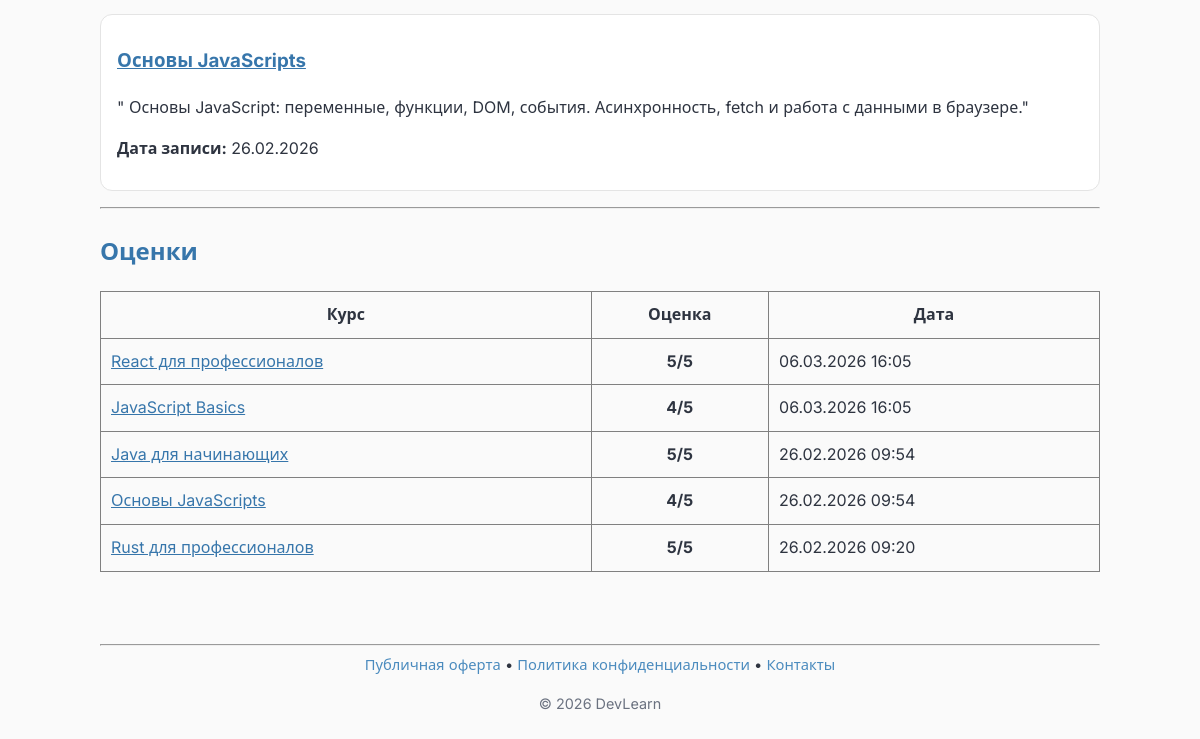
Page /ru/courses/students/8/ (signed in, lower part) on the earlier database version.
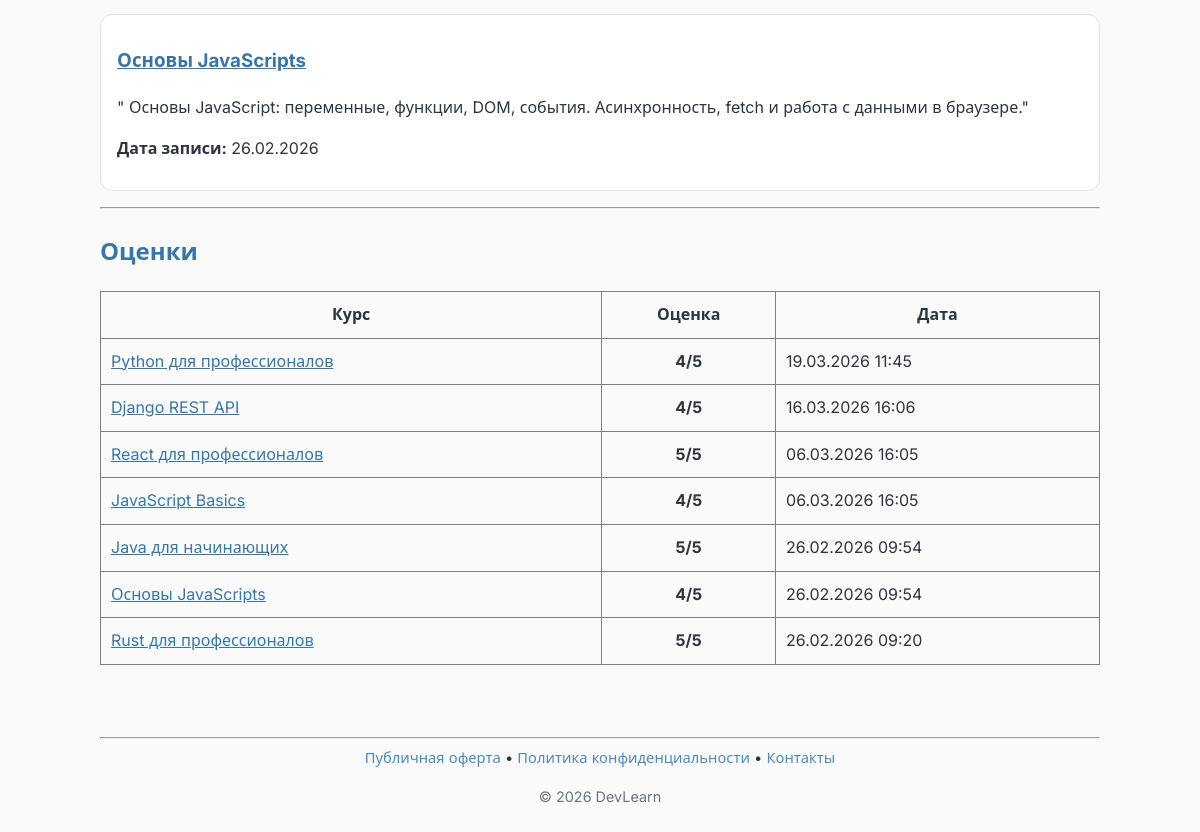
Same page on the later database version.
### courses/models.py (models this page shows, shortened)
class Enrollment(models.Model):
    student = models.ForeignKey(
        settings.AUTH_USER_MODEL,
        on_delete=models.CASCADE,
        related_name="enrollments",
        verbose_name="Студент",
    )
    course = models.ForeignKey(
        Course,
        on_delete=models.CASCADE,
        related_name="enrollments",
        verbose_name="Курс",
    )
    enrolled_at = models.DateTimeField(auto_now_add=True)
    class Meta:
        unique_together = ["student", "course"]

class Course(models.Model):
    LEVEL_JUNIOR = "junior"
    LEVEL_PRO = "pro"
    LEVEL_CHOICES = [
        (LEVEL_JUNIOR, "Python для начинающих"),
        (LEVEL_PRO, "Python для профессионалов"),
    ]
    title = models.CharField("Название", max_length=100)
    description = models.TextField("Описание", blank=True)
    level = models.CharField(
        "Уровень",
        max_length=20,
        choices=LEVEL_CHOICES,
        default=LEVEL_JUNIOR,
    )
    category = models.ForeignKey(
        "Category",
        on_delete=models.SET_NULL,
        null=True,
        blank=True,
        related_name="courses",
        verbose_name="Категория",
    )
    author = models.ForeignKey(
        settings.AUTH_USER_MODEL,
        on_delete=models.CASCADE,
        related_name="authored_courses",
        verbose_name="Автор",
    )
    cover_image = models.ImageField(
        "Обложка курса",
        upload_to="courses/covers/",
        blank=True,
        null=True,
    )
    price = models.DecimalField(
        "Цена",
        max_digits=10,
        decimal_places=2,
        default=0,
    )
    is_active = models.BooleanField("Опубликован", default=True)
    created_at = models.DateTimeField(auto_now_add=True)
    class Meta:
        ordering = ["-created_at"]

class Grade(models.Model):
    student = models.ForeignKey(
        settings.AUTH_USER_MODEL,
        on_delete=models.CASCADE,
        related_name="grades",
        verbose_name="Студент",
    )
    course = models.ForeignKey(
        Course,
        on_delete=models.CASCADE,
        related_name="grades",
        verbose_name="Курс",
    )
    grade = models.IntegerField(
        "Оценка",
        choices=[(i, str(i)) for i in range(1, 6)],
        default=1,
    )
    date = models.DateTimeField("Дата оценки", auto_now=True)
    class Meta:
        unique_together = ["student", "course"]
        ordering = ["-date"]

### courses/views.py (the view)
# urls.py: path("students/<int:pk>/", views.StudentDetailView.as_view(), name="student_detail"),
class StudentDetailView(LoginRequiredMixin, DetailView):
    model = User
    login_url = reverse_lazy("users:login")
    template_name = "courses/student_detail.html"
    context_object_name = "student"
    def get_queryset(self):
        return User.objects.filter(profile__role="student").select_related("profile")
    def get_context_data(self, **kwargs):
        context = super().get_context_data(**kwargs)
        student = self.object
        context["enrollments"] = Enrollment.objects.filter(student=student).select_related("course")
        context["grades"] = Grade.objects.filter(student=student).select_related("course")
        profile = getattr(self.request.user, "profile", None)
        if profile and profile.role == "teacher":
            context["grade_form"] = GradeForm()
            context["grade_form"].fields["course"].queryset = Course.objects.filter(
                enrollments__student=student
            ).distinct()
        else:
            context["grade_form"] = None
        return context

### users/context_processors.py (called while the page is built)
def user_role(request):
    is_teacher = False
    profile_avatar_url = None
    if request.user.is_authenticated:
        try:
            profile = request.user.profile
            is_teacher = profile.role == "teacher"
            if profile.avatar:
                profile_avatar_url = profile.avatar.url
        except Exception:
            pass
    can_upload_avatar = settings.DEBUG
    return {"is_teacher": is_teacher, "profile_avatar_url": profile_avatar_url, "can_upload_avatar": can_upload_avatar}

### courses/templates/courses/student_detail.html (shortened to what this page needs)
{% extends "base.html" %}
{% load i18n %}
{% block content %}
<div class="student-detail">
    {% if enrollments %}
        <div class="courses-section">
            {% for enrollment in enrollments %}
                <div class="course-item">
                    <h3><a href="{% url 'courses:course_detail' enrollment.course.id %}">{{ enrollment.course.title }}</a></h3>
                    <p>{{ enrollment.course.description|truncatewords:20 }}</p>
                    <p><strong>{% trans "Дата записи:" %}</strong> {{ enrollment.enrolled_at|date:"d.m.Y" }}</p>
                </div>
            {% endfor %}
        </div>
    {% else %}
        <p>{% trans "Студент ещё не записан ни на один курс." %}</p>
    {% endif %}
    <hr>
    <h2>{% trans "Оценки" %}</h2>
    {% if grades %}
        <table border="1" cellpadding="10" style="width: 100%; border-collapse: collapse;">
            <thead>
                <tr>
                    <th>{% trans "Курс" %}</th>
                    <th>{% trans "Оценка" %}</th>
                    <th>{% trans "Дата" %}</th>
                </tr>
            </thead>
            <tbody>
                {% for grade in grades %}
                    <tr>
                        <td><a href="{% url 'courses:course_detail' grade.course.id %}">{{ grade.course.title }}</a></td>
                        <td style="text-align: center; font-weight: bold;">{{ grade.grade }}/5</td>
                        <td>{{ grade.date|date:"d.m.Y H:i" }}</td>
                    </tr>
                {% endfor %}
            </tbody>
        </table>
    {% else %}
        <p>{% trans "У студента ещё нет оценок." %}</p>
    {% endif %}
</div>
{% endblock %}

### templates/base.html (shortened to what this page needs)
{% load static %}
{% load i18n %}
<!DOCTYPE html>
<html lang="{{ LANGUAGE_CODE }}">
<head>
    <link rel="stylesheet" href="{% static 'css/style.css' %}">
</head>
<body>
                {% get_current_language as current_lang %}
    <main>
        {% block content %}{% endblock %}
    </main>
    <footer>
        <hr>
        <p class="footer-links">
            <a href="{% url 'public_offer' %}">{% trans "Публичная оферта" %}</a>
            <span>•</span>
            <a href="{% url 'privacy_policy' %}">{% trans "Политика конфиденциальности" %}</a>
            <span>•</span>
            <a href="{% url 'contacts' %}">{% trans "Контакты" %}</a>
        </p>
        <p class="footer-copy">&copy; 2026 DevLearn</p>
    </footer>
</body>
</html>

### static/css/style.css (style rules this page uses)
:root { --color-bg: #0b1020; --color-bg-alt: #151b2f; --color-text: #f5f5f5; --color-primary: #3776AB; --color-primary-light: #4B8BBE; --color-accent: #FFE873; --color-border: #252b3f; --color-surface: #151b2f; --color-muted: #c4b5c9; --color-shadow: 0 4px 20px rgba(0, 0, 0, 0.25); --color-shadow-strong: 0 8px 30px rgba(0, 0, 0, 0.45); --card-bg: var(--color-surface); --border: var(--color-border); --text-muted: var(--color-muted); --nav-shadow: var(--color-shadow); --card-shadow: var(--color-shadow); --card-shadow-hover: var(--color-shadow-strong); --hr-color: var(--color-border); }
[data-theme="light"] { --color-bg: #fafafa; --color-bg-alt: #ffffff; --color-text: #2e3440; --color-primary: #3776AB; --color-primary-light: #4B8BBE; --color-accent: #FFE873; --color-border: #e4e4e4; --color-surface: #ffffff; --color-muted: #6b7280; --color-shadow: 0 4px 14px rgba(0, 0, 0, 0.06); --color-shadow-strong: 0 10px 30px rgba(0, 0, 0, 0.10); --card-bg: var(--color-surface); --border: var(--color-border); --text-muted: var(--color-muted); --nav-shadow: var(--color-shadow); --card-shadow: var(--color-shadow); --card-shadow-hover: var(--color-shadow-strong); --hr-color: var(--color-border); }
body { background-color: var(--color-bg); color: var(--color-text); line-height: 1.6; font-family: "Inter", system-ui, -apple-system, "Segoe UI", Roboto, sans-serif; margin: 0; padding: 1.5rem 1.5rem 2rem; font-size: 16px; }
main, footer { max-width: 1000px; margin: 0 auto; }
a { color: var(--color-primary); text-decoration: underline; }
.course-item { margin-bottom: 1rem; padding: 0.75rem 1rem; border-radius: 12px; border: 1px solid var(--color-border); background: var(--color-surface); transition: box-shadow 0.2s; }
h2 { color: var(--color-primary); font-weight: 600; margin-top: 1.5rem; }
footer { margin-top: 3rem; padding-top: 1rem; }
.footer-copy { text-align: center; color: var(--text-muted); font-size: 0.9rem; }
.footer-links { text-align: center; margin: 0 0 0.5rem; font-size: 0.92rem; }
.footer-links a { text-decoration: none; color: var(--color-primary-light); }

Differences in the rows shown:
added Grade: course "Python для профессионалов", grade "4", date "19.03.2026 11:45"
added Grade: course "Django REST API", grade "4", date "16.03.2026 16:06"
